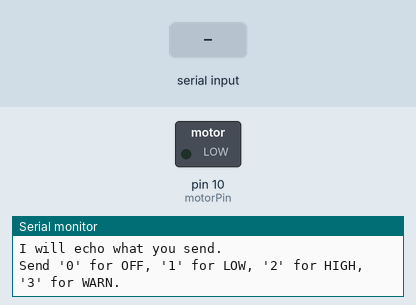
Recording of a sketch running on a simulated Arduino Uno, built with avr-gcc and run on an emulated ATmega328P. On the bench: switched loads named in the sketch (green lamp = pin HIGH), the last lines printed to the serial monitor. Dashed ring = blinking. The test bench sets the inputs (shaded band).

Above: at 1.2 s.
1.3 s: "3" received over Serial
At 1.8 s:
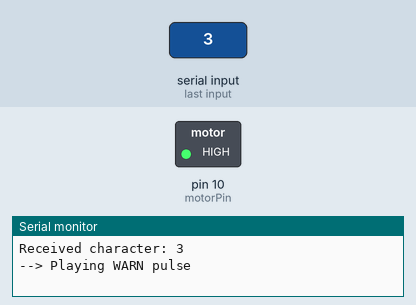
3.7 s: "1" received over Serial
At 4.2 s:
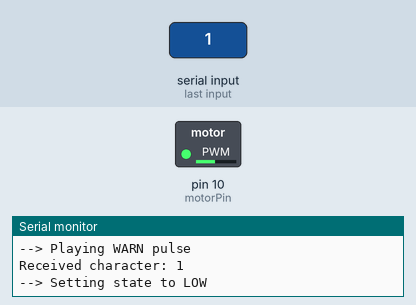
5.2 s: "2" received over Serial
At 6.4 s:
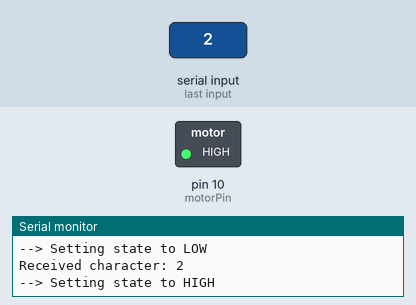
6.7 s: "0" received over Serial
At 7.7 s:
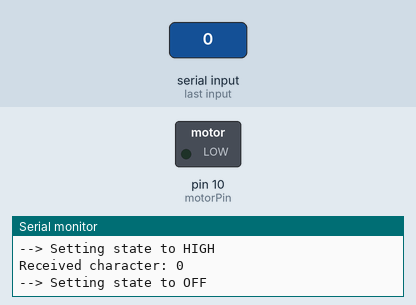
Timing chart, 0 to 9.2 s (numbered marks = the images above; inputs shaded):
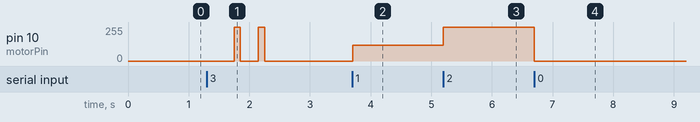

The sketch:

vibeguide.ino
```cpp
/*
  Bluetooth Vibrator Test Code (with Echo and PWM)

  --- MODIFIED to be "stateful" ---
  This code keeps the motor in its last state (OFF, LOW, or HIGH)
  until a new command is received.

  It also handles '3' as a one-shot "WARN" sequence with two HIGH pulses.
*/

// --- Pin Definition ---
const int motorPin = 10; // Pin connected to the vibration motor (must be a PWM '~' pin)

// --- Power Settings (0 = off, 255 = full power) ---
const int LOW_POWER = 120;  // PWM duty value: 120 out of 255.
const int HIGH_POWER = 255; // Maximum PWM duty value.

// --- State Variable ---
char currentState = '0'; // Default to '0' (OFF)

void setup() {
  // Initialize the motor pin
  pinMode(motorPin, OUTPUT);
  digitalWrite(motorPin, LOW); // Start with the motor off

  // Start Serial communication
  Serial.begin(9600);
  Serial.println("Bluetooth Vibrator Test Ready!");
  Serial.println("I will echo what you send.");
  Serial.println("Send '0' for OFF, '1' for LOW, '2' for HIGH, '3' for WARN.");
}

void loop() {

  // 1. Check if any *new* data has been sent
  if (Serial.available() > 0) {

    // 2. Read the incoming character
    char command = Serial.read();

    // 3. Echo the character back
    Serial.print("Received character: ");
    Serial.println(command);

    // 4. Update the state and print feedback
    switch (command) {

      case '1': // LOW Mode
        Serial.println("--> Setting state to LOW");
        currentState = '1'; // Update the remembered state
        break;

      case '2': // HIGH Mode
        Serial.println("--> Setting state to HIGH");
        currentState = '2'; // Update the remembered state
        break;

      case '0': // OFF Mode
        Serial.println("--> Setting state to OFF");
        currentState = '0'; // Update the remembered state
        break;

      // --- NEW ---
      // This is an "event", not a "state".
      // It plays a pulse and then sets the state to OFF.
      case '3': // WARN Mode (two brief HIGH pulses)
        Serial.println("--> Playing WARN pulse");

        analogWrite(motorPin, 0);
        delay(450); // Motor off for 450 ms
        analogWrite(motorPin, HIGH_POWER);
        delay(100); // High PWM for 100 ms
        // Continue the two-pulse sequence
        analogWrite(motorPin, 0);
        delay(300); // Motor off for 300 ms
        analogWrite(motorPin, HIGH_POWER);
        delay(100); // High PWM for 100 ms
        analogWrite(motorPin, 0);
        delay(450); // Motor off for 450 ms

        // After the pulse, go back to OFF state.
        // The app will send '2' soon to turn it on HIGH.
        analogWrite(motorPin, 0);
        currentState = '0';
        break;
      // --- END NEW ---

      default:
        // If we receive another character (like a newline),
        // just print a message and don't change the state.
        Serial.println("--> Unknown command, ignoring.");
        break;
    }
  }

  // 5. Apply the *remembered* state on EVERY loop
  // This block is now OUTSIDE the if(Serial.available())
  // This is what keeps the motor running.
  switch (currentState) {
    case '1':
      analogWrite(motorPin, LOW_POWER);
      break;
    case '2':
      analogWrite(motorPin, HIGH_POWER);
      break;
    case '0':
    default: // If state is '0' or somehow invalid, turn off.
      analogWrite(motorPin, 0);
      break;
  }

  // Keep the last state between commands. The warning sequence above uses blocking delays.
}
```

Measured:
- after the input at 1.3 s, pin 10 (motorPin): alternates 255/255 for 0.10 s and 0/255 for 0.30 s, 4 changes in all, then stays 0/255, starting after 0.45 s
- after the input at 3.7 s, pin 10 (motorPin): 0/255 → 120/255 at once
- after the input at 5.2 s, pin 10 (motorPin): 120/255 → 255/255 at once
- after the input at 6.7 s, pin 10 (motorPin): 255/255 → 0/255 at once
